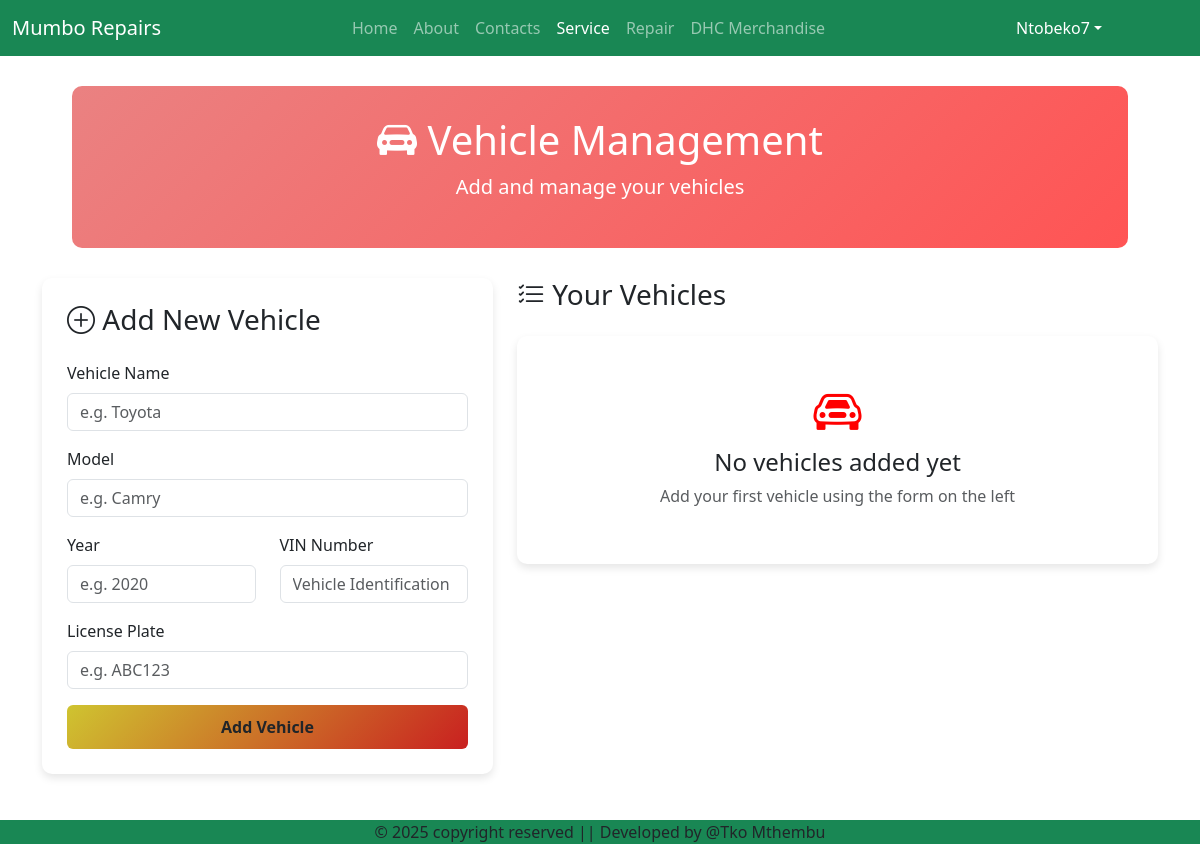
/service/vehicles/ (signed in), run on an earlier commit of the app's database.
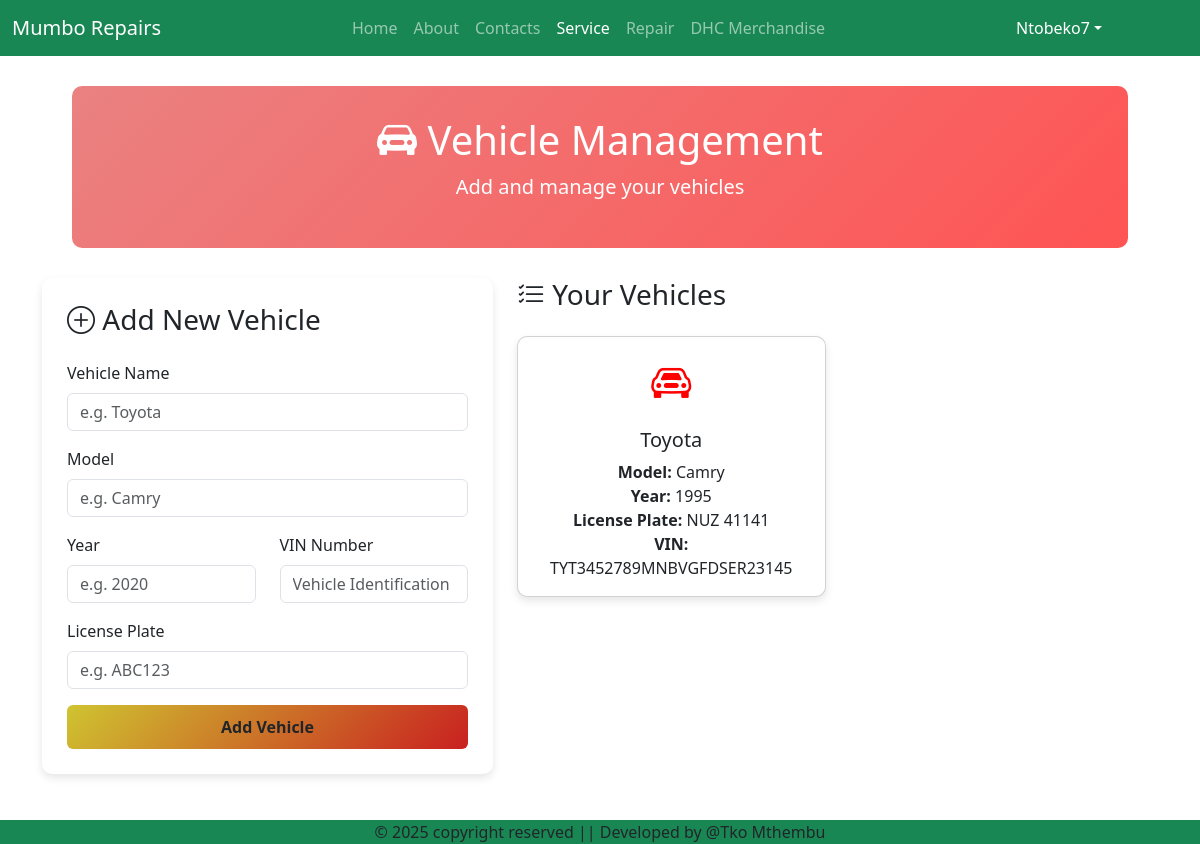
And on a later commit of the database.
### service/models.py (models this page shows, shortened)
class Vehicle(models.Model):
    vehicle_id = models.AutoField(primary_key=True, unique=True)
    owner = models.ForeignKey(User, on_delete=models.CASCADE, blank=True, null=True)
    name = models.CharField(max_length=25, blank=True, null=True)
    model = models.CharField(max_length=15, blank=True, null=True)
    year = models.CharField(max_length=4, blank=True, null=True)
    vin_number = models.CharField(max_length=25, blank=True, null=True)
    license_plate = models.CharField(max_length=12, blank=True, null=True)

### service/views.py (the view, shortened to what this page needs)
# urls.py: path('vehicles/', views.vehicle_management, name='vehicle_management'),
@login_required
def vehicle_management(request):
    cars = Vehicle.objects.filter(owner=request.user)
    return render(request, 'service/vehicle_management.html', {
        'form': VehicleForm(),
        'car': cars
    })

### service/forms.py
class VehicleForm(forms.ModelForm):
    class Meta:
        model = Vehicle
        fields = ['name', 'model', 'year', 'vin_number', 'license_plate']

### service/templates/service/vehicle_management.html (shortened to what this page needs)
{% extends "HomeApp/base.html" %}
{% load static %}
{% block main-content %}
 <!DOCTYPE html>
<html lang="en">
<head>
    <link href="https://cdn.jsdelivr.net/npm/bootstrap@5.3.0/dist/css/bootstrap.min.css" rel="stylesheet">
</head>
<body>
  <div class="container">
    <div class="header-section text-center">
      <h1>
        <i class="bi bi-car-front-fill"></i> Vehicle Management
      </h1>
      <p class="lead">Add and manage your vehicles</p>
    </div>
    <div class="row">
      <div class="col-md-5">
        <div class="form-section">
          <h3 class="mb-4">
            <i class="bi bi-plus-circle"></i> Add New Vehicle
          </h3>  <form method="POST"> {% csrf_token %} <div class="mb-3">
              <label for="name" class="form-label">Vehicle Name</label>
              <input type="text" class="form-control" id="name" name="name" placeholder="e.g. Toyota" required>
            </div>
            <div class="mb-3">
              <label for="model" class="form-label">Model</label>
              <input type="text" class="form-control" id="model" name="model" placeholder="e.g. Camry" required>
            </div>
            <div class="row">
              <div class="col-md-6 mb-3">
                <label for="year" class="form-label">Year</label>
                <input type="text" class="form-control" id="year" name="year" placeholder="e.g. 2020" required maxlength="4">
              </div>
              <div class="col-md-6 mb-3">
                <label for="vin_number" class="form-label">VIN Number</label>
                <input type="text" class="form-control" id="vin_number" name="vin_number" placeholder="Vehicle Identification Number">
              </div>
            </div>
            <div class="mb-3">
              <label for="license_plate" class="form-label">License Plate</label>
              <input type="text" class="form-control" id="license_plate" name="license_plate" placeholder="e.g. ABC123">
            </div>
            <button type="submit" class="btn btn-add-vehicle w-100">Add Vehicle</button>
          </form>
        </div>
      </div>
      <div class="col-md-7">
        <h3 class="mb-4">
          <i class="bi bi-list-check"></i> Your Vehicles
        </h3> {% if car %} <div class="row"> {% for vehicle in car %} <div class="col-md-6">
            <div class="card vehicle-card">
              <div class="card-body text-center">
                <div class="vehicle-icon">
                  <i class="bi bi-car-front"></i>
                </div>
                <h5 class="card-title">{{ vehicle.name }}</h5>
                <p class="card-text">
                  <strong>Model:</strong> {{ vehicle.model }}
                  <br>
                  <strong>Year:</strong> {{ vehicle.year }}
                  <br> {% if vehicle.license_plate %} <strong>License Plate:</strong> {{ vehicle.license_plate }}
                  <br> {% endif %} {% if vehicle.vin_number %} <strong>VIN:</strong> {{ vehicle.vin_number }} {% endif %}
                </p>
              </div>
            </div>
          </div> {% endfor %} </div> {% else %} <div class="no-vehicles">
          <i class="bi bi-car-front vehicle-icon" style="font-size: 3rem;"></i>
          <h4>No vehicles added yet</h4>
          <p class="text-muted">Add your first vehicle using the form on the left</p>
        </div> {% endif %}
      </div>
    </div>
  </div>
  <link rel="stylesheet" href="https://cdn.jsdelivr.net/npm/bootstrap-icons@1.10.0/font/bootstrap-icons.css">
</body>
</html>
{% endblock main-content %}

What changed in the data, as far as the page shows it:
added Vehicle: name "Toyota", model "Camry", year "1995", license_plate "NUZ 41141", vin_number "TYT3452789MNBVGFDSER23145"
Also different on the page:
text no longer shown: "No vehicles added yet Add your first vehicle using the form on the left"
